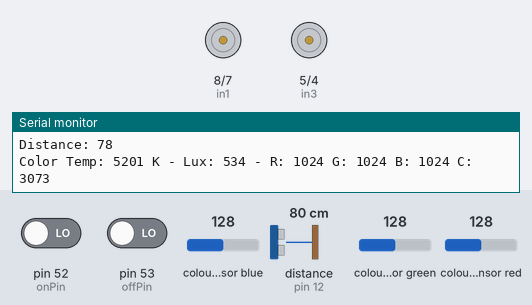
This sketch was run on a simulated Arduino Mega 2560, built with avr-gcc and run on an emulated ATmega2560. Shown: motor-driver pin pairs drawn as motors (green arrow = first pin HIGH = forward, orange = second pin HIGH = backward, longer = more drive, scaled by the enable pin), the last lines printed to the serial monitor. Wiring (inferred from the names in the program): ultrasonic range finder: trigger pin 11; echo pin 12. Inputs (shaded band) come from the test bench; at power-on: pin 52 (onPin) LOW, pin 53 (offPin) LOW, colour sensor blue 128, distance to the obstacle (sensor on pin 12) 80 cm, colour sensor green 128, colour sensor red 128. The echo pulse lasts 58.3 µs per cm.

Above: at 1.2 s.
1.3 s: pin 52 (onPin) driven HIGH
At 1.8 s:
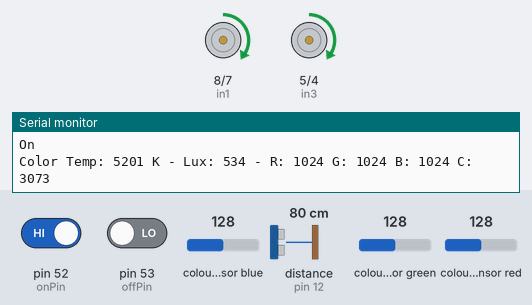
2.8 s: pin 53 (offPin) driven HIGH
At 3.3 s:
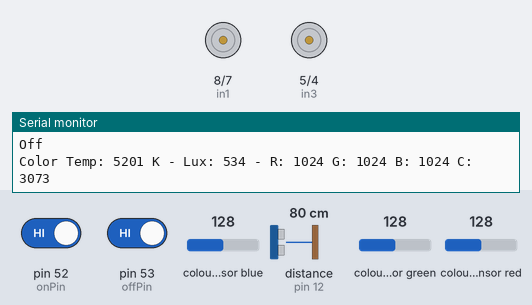
Timing chart, 0 to 5.8 s (numbered marks = the images above; inputs shaded):
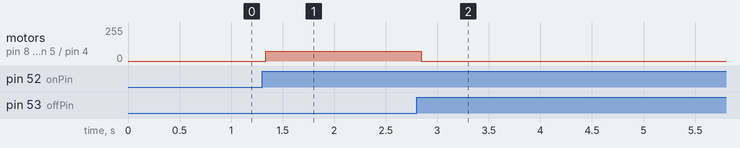

The sketch:

DCMotor.ino
```cpp
#include <Wire.h>
#include "Adafruit_TCS34725.h"

// Motor A connections
int enA = 9;
int in1 = 8;
int in2 = 7;
// Motor B connections
int enB = 3;
int in3 = 5;
int in4 = 4;

bool on = false;

/* Initialise with specific int time and gain values */
Adafruit_TCS34725 tcs = Adafruit_TCS34725(TCS34725_INTEGRATIONTIME_614MS, TCS34725_GAIN_1X);

//SFE_ISL29125 RGB_sensor;

// defines pins numbers
const int trigPin = 11;
const int echoPin = 12;
const int onPin = 52;
const int offPin = 53;

// defines variables
long duration;
int distance;

void setup() {
	// Set all the motor control pins to outputs
	pinMode(enA, OUTPUT);
	pinMode(enB, OUTPUT);
	pinMode(in1, OUTPUT);
	pinMode(in2, OUTPUT);
	pinMode(in3, OUTPUT);
	pinMode(in4, OUTPUT);

	// Turn off motors - Initial state
	digitalWrite(in1, LOW);
	digitalWrite(in2, LOW);
	digitalWrite(in3, LOW);
	digitalWrite(in4, LOW);

  Serial.begin(9600);

  if (tcs.begin()) {
    Serial.println("Found sensor");
  } else {
    Serial.println("No TCS34725 found ... check your connections");
    while (1);
  }

  pinMode(trigPin, OUTPUT); // Sets the trigPin as an Output
  pinMode(echoPin, INPUT); // Sets the echoPin as an Input

  pinMode(onPin, INPUT);
  pinMode(offPin, INPUT);

/*
  if (RGB_sensor.init())
  {
    Serial.println("Sensor Initialization Successful\n\r");
  }
  */

}

void loop() {


  uint16_t r, g, b, c, colorTemp, lux;

  tcs.getRawData(&r, &g, &b, &c);
  // colorTemp = tcs.calculateColorTemperature(r, g, b);
  colorTemp = tcs.calculateColorTemperature_dn40(r, g, b, c);
  lux = tcs.calculateLux(r, g, b);

  Serial.print("Color Temp: "); Serial.print(colorTemp, DEC); Serial.print(" K - ");
  Serial.print("Lux: "); Serial.print(lux, DEC); Serial.print(" - ");
  Serial.print("R: "); Serial.print(r, DEC); Serial.print(" ");
  Serial.print("G: "); Serial.print(g, DEC); Serial.print(" ");
  Serial.print("B: "); Serial.print(b, DEC); Serial.print(" ");
  Serial.print("C: "); Serial.print(c, DEC); Serial.print(" ");
  Serial.println(" ");

  // Clears the trigPin
  digitalWrite(trigPin, LOW);
  delayMicroseconds(2);
  // Sets the trigPin on HIGH state for 10 micro seconds
  digitalWrite(trigPin, HIGH);
  delayMicroseconds(10);
  digitalWrite(trigPin, LOW);
  // Reads the echoPin, returns the sound wave travel time in microseconds
  duration = pulseIn(echoPin, HIGH);
  // Calculating the distance
  distance = duration * 0.034 / 2;
  // Prints the distance on the Serial Monitor
  Serial.print("Distance: ");
  Serial.println(distance);

  if(digitalRead(onPin) == HIGH) {
    on = true;
    Serial.println("On");
  }
  if(digitalRead(offPin) == HIGH) {
    on = false;
    Serial.println("Off");
  }


  if(on) {
    analogWrite(enA, 75);
    analogWrite(enB, 75);
    digitalWrite(in1, HIGH);
    digitalWrite(in2, LOW);
    digitalWrite(in3, HIGH);
    digitalWrite(in4, LOW);
  }
  else {
    digitalWrite(in1, LOW);
    digitalWrite(in2, LOW);
    digitalWrite(in3, LOW);
    digitalWrite(in4, LOW);
  }

/*

    delay(2000);

    digitalWrite(in1, LOW);
    digitalWrite(in2, LOW);
    digitalWrite(in3, LOW);
    digitalWrite(in4, LOW);

    delay(1000);

    digitalWrite(in1, LOW);
    digitalWrite(in2, HIGH);
    digitalWrite(in3, LOW);
    digitalWrite(in4, HIGH);

    delay(2000);

    digitalWrite(in1, LOW);
    digitalWrite(in2, HIGH);
    digitalWrite(in3, HIGH);
    digitalWrite(in4, LOW);

    delay(1000);

    digitalWrite(in1, HIGH);
    digitalWrite(in2, LOW);
    digitalWrite(in3, LOW);
    digitalWrite(in4, HIGH);

    delay(1000);

    digitalWrite(in1, HIGH);
    digitalWrite(in2, HIGH);
    digitalWrite(in3, HIGH);
    digitalWrite(in4, HIGH);

    delay(1000);


  if(distance < 10) {
    digitalWrite(in1, LOW);
    digitalWrite(in2, LOW);
    digitalWrite(in3, LOW);
    digitalWrite(in4, LOW);
    delay(100);
    digitalWrite(in1, LOW);
	  digitalWrite(in2, HIGH);
	  digitalWrite(in3, HIGH);
	  digitalWrite(in4, LOW);
    delay(1000);
    digitalWrite(in1, LOW);
    digitalWrite(in2, LOW);
    digitalWrite(in3, LOW);
    digitalWrite(in4, LOW);
    delay(100);
  }
  */

  /*
  int speed = lux / 10;
  analogWrite(enA, speed);
	analogWrite(enB, speed);
  digitalWrite(in1, HIGH);
	digitalWrite(in2, LOW);
	digitalWrite(in3, HIGH);
	digitalWrite(in4, LOW);
  */

  /*
  int speed = distance;
  if(speed > 255) {
    speed = 255;
  }

  if(lux > 1250) {
    analogWrite(enA, speed);
	analogWrite(enB, speed);
  digitalWrite(in1, HIGH);
	digitalWrite(in2, LOW);
	digitalWrite(in3, HIGH);
	digitalWrite(in4, LOW);
  }
  else {
  digitalWrite(in1, LOW);
	digitalWrite(in2, LOW);
	digitalWrite(in3, LOW);
	digitalWrite(in4, LOW);
  }
  */

  /*
	directionControl();
	delay(1000);
	speedControl();
	delay(1000);
  */

}

void leftTurn() {
  digitalWrite(in1, HIGH);
	digitalWrite(in2, LOW);
	digitalWrite(in3, LOW);
	digitalWrite(in4, HIGH);
  delay(1000);
}

void rightTurn() {
  digitalWrite(in1, LOW);
	digitalWrite(in2, HIGH);
	digitalWrite(in3, HIGH);
	digitalWrite(in4, LOW);
  delay(1000);
}

// This function lets you control spinning direction of motors
void directionControl() {
	// Set motors to maximum speed
	// For PWM maximum possible values are 0 to 255
	analogWrite(enA, 255);
	analogWrite(enB, 255);

	// Turn on motor A & B
	digitalWrite(in1, HIGH);
	digitalWrite(in2, LOW);
	digitalWrite(in3, HIGH);
	digitalWrite(in4, LOW);
	delay(2000);

	// Now change motor directions
	digitalWrite(in1, LOW);
	digitalWrite(in2, HIGH);
	digitalWrite(in3, LOW);
	digitalWrite(in4, HIGH);
	delay(2000);

	// Turn off motors
	digitalWrite(in1, LOW);
	digitalWrite(in2, LOW);
	digitalWrite(in3, LOW);
	digitalWrite(in4, LOW);
}

// This function lets you control speed of the motors
void speedControl() {
	// Turn on motors
	digitalWrite(in1, LOW);
	digitalWrite(in2, HIGH);
	digitalWrite(in3, LOW);
	digitalWrite(in4, HIGH);

	// Accelerate from zero to maximum speed
	for (int i = 0; i < 256; i++) {
		analogWrite(enA, i);
		analogWrite(enB, i);
		delay(20);
	}

	// Decelerate from maximum speed to zero
	for (int i = 255; i >= 0; --i) {
		analogWrite(enA, i);
		analogWrite(enB, i);
		delay(20);
	}

	// Now turn off motors
	digitalWrite(in1, LOW);
	digitalWrite(in2, LOW);
	digitalWrite(in3, LOW);
	digitalWrite(in4, LOW);
}
```

Measured:
- after the input at 1.3 s, motor on pin 8 (in1) / pin 7 (in2), motor on pin 5 (in3) / pin 4 (in4): stopped → forward 75/255 at once
- after the input at 2.8 s, motor on pin 8 (in1) / pin 7 (in2), motor on pin 5 (in3) / pin 4 (in4): forward 75/255 → stopped at once
